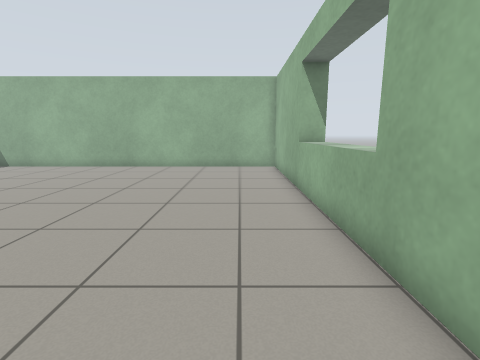
[1] (above)

24 first-person views from a walk through a robot-simulator world made for Gazebo. The camera is 0.94 m above the floor, tilts 10° down and sees 85° across. The floor is counted in squares, 0.5 m on a side. Each view is taken from the middle of a square. On the plan, view 1 faces up. The plan holds only what a view shows up to about 15 squares ahead; the rest is blank. The place goes on beyond the plan.

[2]
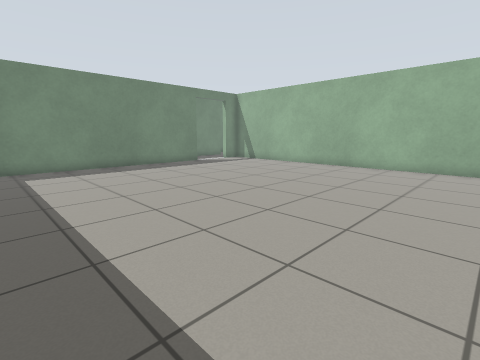

[3]
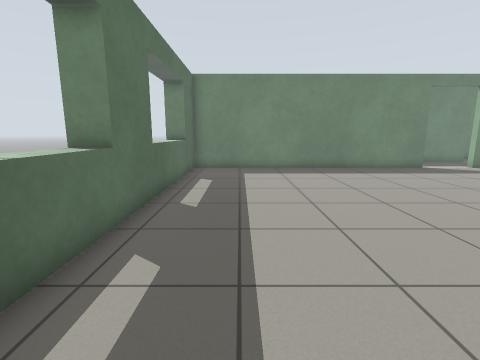

[4]
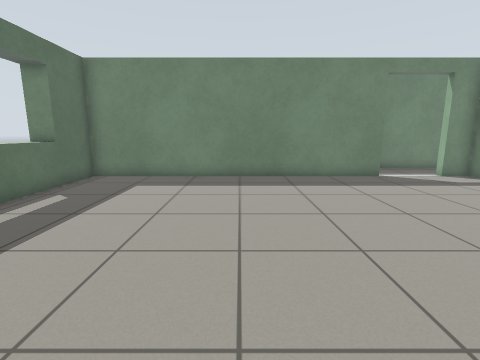

[5]
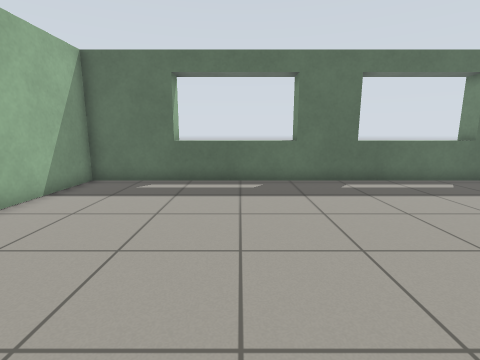

[6]
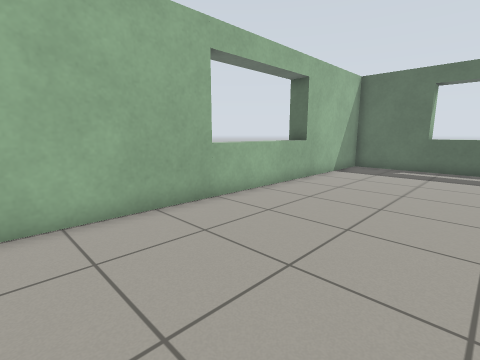

[7]
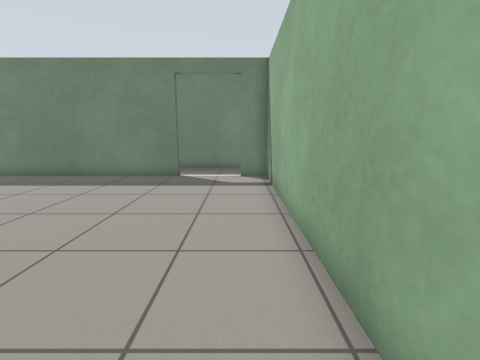

[8]
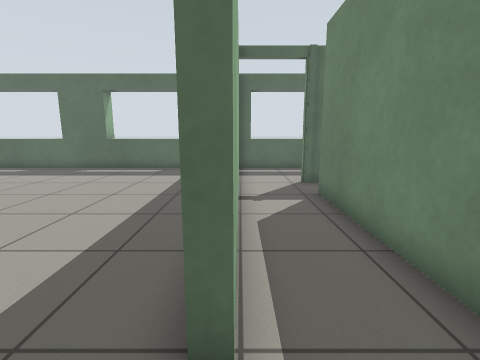

[9]
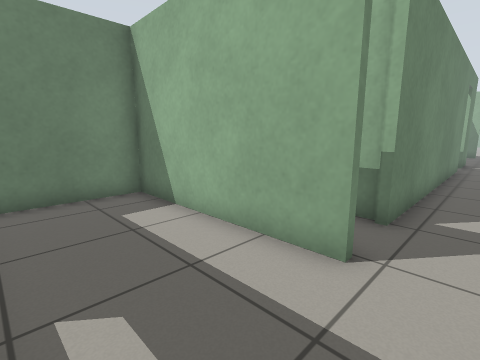

[10]
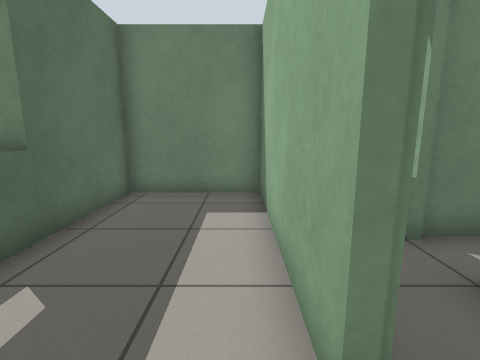

[11]
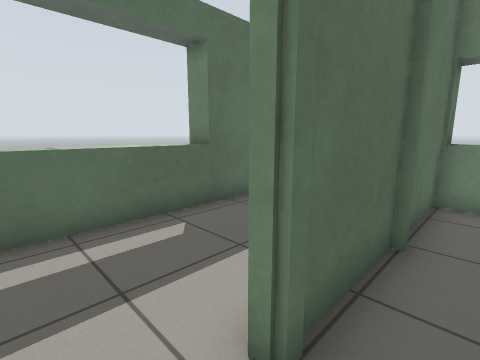

[12]
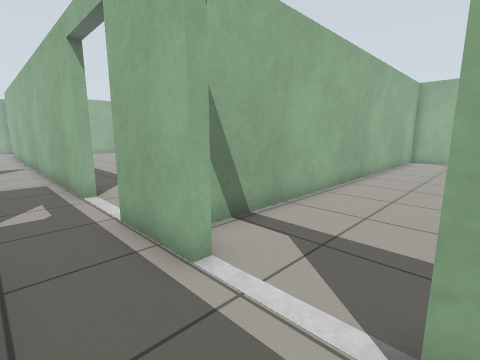

[13]
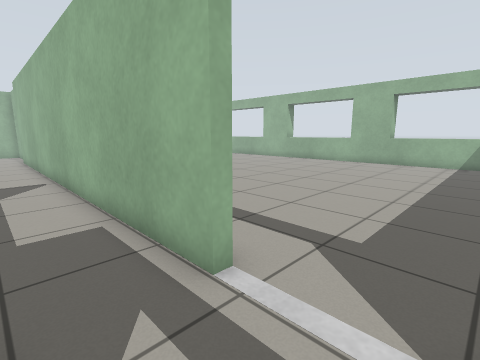

[14]
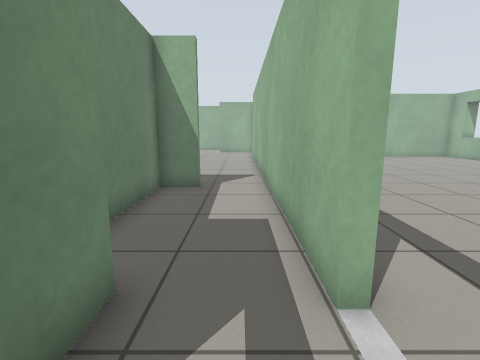

[15]
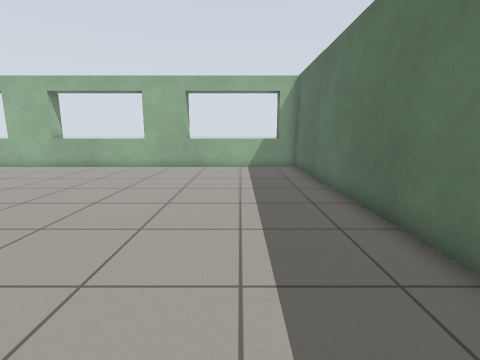

[16]
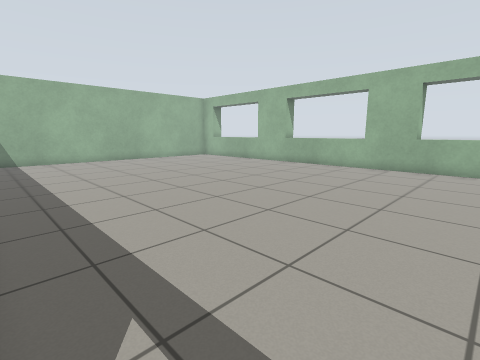

[17]
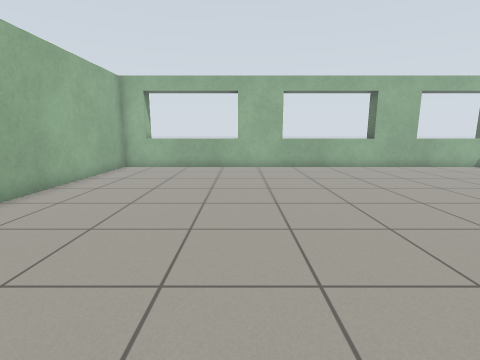

[18]
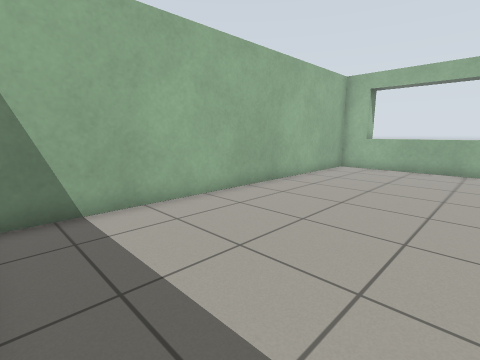

[19]
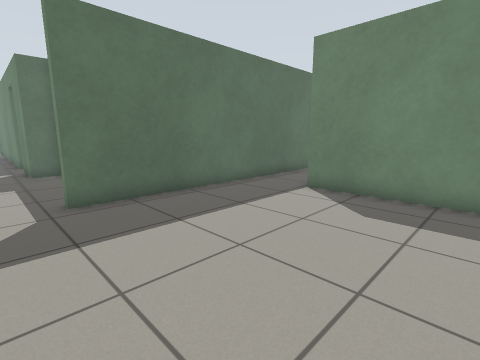

[20]
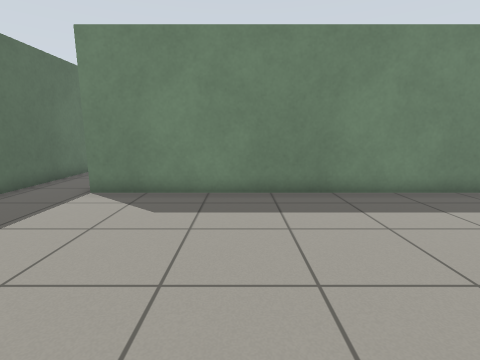

[21]
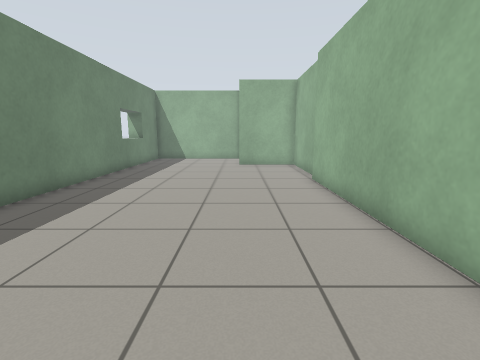

[22]
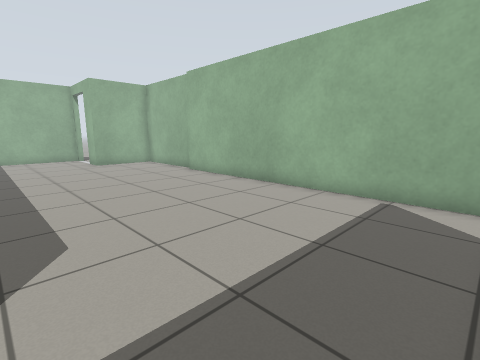

[23]
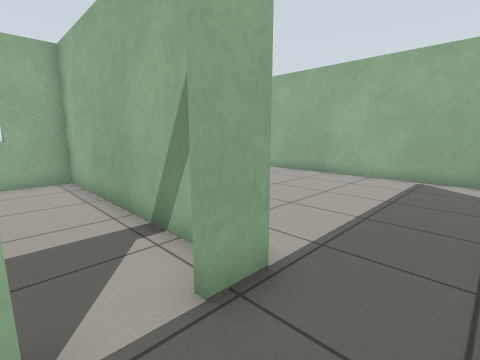

[24]
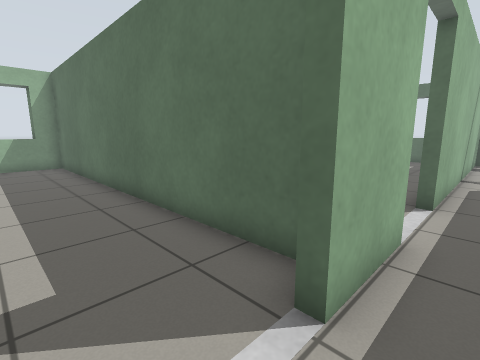

### Floor plan
Ten units are one square. View 1 is at (0, 0); x grows to the right and y downward. Boxes are objects, and circles mark ways between rooms. Rooms are numbered by the first view taken in them; rooms with no view inside come last. Other rooms are left out.
<svg viewBox="-290 -440 315 460">
<path fill="none" stroke="#000" d="M-159 -112 -156 -112 -156 15 20 15 20 -152 -156 -152 -156 -140 -159 -140M-185 -27 -253 -27 -253 15 -159 15M-159 12 -159 -30M-188 -50 -193 -50M-159 -140 -159 -168M-159 -30 -159 -112M-185 -160 -185 -48M-218 -29 -185 -29M-184 -261 -199 -261 -199 -224M-156 -392 -156 -434M-285 -265 -184 -265M-253 -435 -253 -292 -264 -292M-196 -199 -185 -199 -185 -175M-159 -196 -159 -390M-155 -196 -159 -196M-159 -168 -155 -168M-150 -158 0 -158 0 -386 -149 -386"/>
<circle cx="-160" cy="-130" r="3" fill="#2a7"/>
<circle cx="-170" cy="-30" r="3" fill="#2a7"/>
<circle cx="-220" cy="-35" r="3" fill="#2a7"/>
<circle cx="-175" cy="-155" r="3" fill="#2a7"/>
<circle cx="-160" cy="-180" r="3" fill="#2a7"/>
<text x="-70" y="-70">1</text>
<text x="-210" y="-10">2</text>
<text x="-180" y="-90">3</text>
<text x="-200" y="-330">4</text>
<text x="-80" y="-270">5</text>
</svg>
Room 1 opens to room 3. Room 2 opens to room 3. Room 3 opens to room 4. Room 4 opens to room 5.

Where each view was taken, in squares from view 1:
view 1: 0 up, 0 right, facing up
view 2: 0 up, 0 right, facing up-left
view 3: 1 up, 1 left, facing left
view 4: 5 up, 4 left, facing left
view 5: 9 up, 4 left, facing down
view 6: 14 up, 4 left, facing down-right
view 7: 14 up, 4 left, facing left
view 8: 13 up, 16 left, facing down
view 9: 1 down, 17 left, facing up-left
view 10: 2 up, 17 left, facing left
view 11: 4 up, 17 left, facing down-left
view 12: 11 up, 18 left, facing up-right
view 13: 17 up, 18 left, facing up-right
view 14: 17 up, 17 left, facing up
view 15: 19 up, 15 left, facing right
view 16: 19 up, 15 left, facing up-right
view 17: 32 up, 15 left, facing right
view 18: 32 up, 15 left, facing up-right
view 19: 34 up, 17 left, facing down-left
view 20: 34 up, 17 left, facing left
view 21: 28 up, 19 left, facing up
view 22: 27 up, 24 left, facing up-right
view 23: 27 up, 28 left, facing up-right
view 24: 19 up, 17 left, facing down-right
